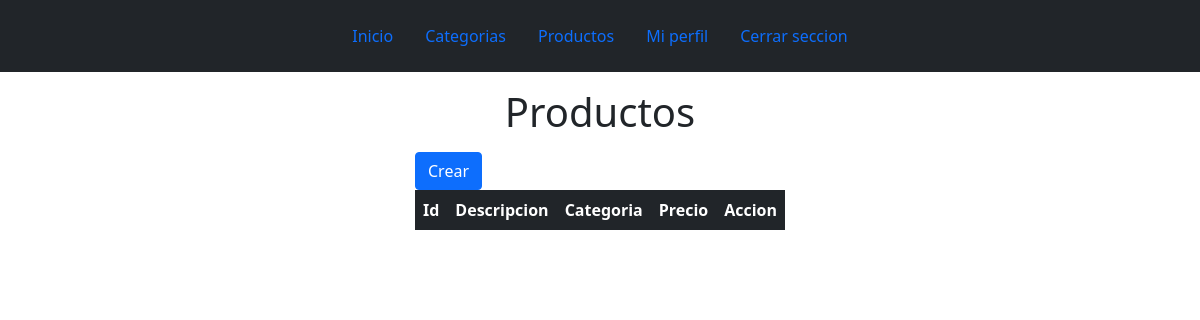
The page /productos (signed in) on the database as committed earlier.
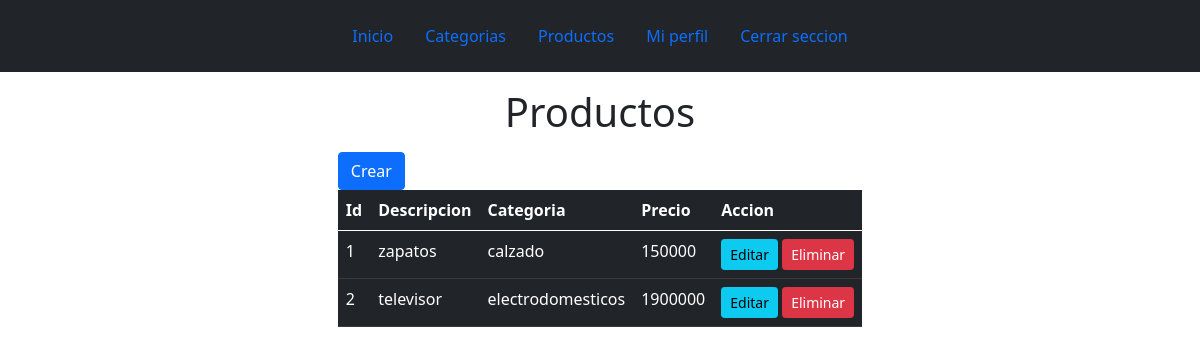
The same page on the database as committed later.
### tables this page shows
CREATE TABLE "productos" (
	"id"	INTEGER NOT NULL,
	"nombre"	text NOT NULL,
	"categoria"	text NOT NULL,
	"id_usuario"	INTEGER NOT NULL,
	"precio"	TEXT NOT NULL,
	FOREIGN KEY("id_usuario") REFERENCES "usuarios"("id"),
	FOREIGN KEY("categoria") REFERENCES "categorias"("nombre"),
	PRIMARY KEY("id" AUTOINCREMENT)
);

### app.py (the view)
@app.route('/productos')
def productos():
    if not 'usuario' in session:
        return redirect(url_for('index'))
    productos=db.execute('select * from productos where id_usuario = ?',(session['usuario'][0],)).fetchall()
    return render_template('enseccion/admin/productos.html', pro=productos)

### templates/enseccion/admin/productos.html (shortened to what this page needs)
{% extends 'layouts/baseU.html' %}
{% block content %}
<h1 class="text-center my-3">Productos</h1>
<div class="row justify-content-md-center">
    <div class="col-md-auto">
    <a href="{{url_for('crear_producto')}}"><button class="btn btn-primary">Crear</button></a>
    <table class="table table-dark ">
        <thead>
            <th>Id</th>
            <th>Descripcion</th>
            <th>Categoria</th>
            <th>Precio</th>
            <th>Accion</th>
        </thead>
        <tbody>
            {% for productos in pro %}
            <tr>
                <td>{{loop.index}}</td>
                <td>{{productos[1]}}</td>
                <td>{{productos[2]}}</td>
                <td>{{productos[4]}}</td>
                <td>
                    <a href="{{url_for('editar_producto',id=productos[0])}}"><button class="btn btn-info btn-sm">Editar</button></a>
                    <a href="{{url_for('eliminar_productos',id=productos[0])}}"><button class="btn btn-danger btn-sm">Eliminar</button></a>
                </td>
            </tr>
            {%endfor%}
        </tbody>
    </table>
    </div>
</div>
{% endblock %}

### templates/layouts/baseU.html (shortened to what this page needs)
<!DOCTYPE html>
<html lang="en">
<head>
    <link href="https://cdn.jsdelivr.net/npm/bootstrap@5.0.0-beta1/dist/css/bootstrap.min.css" rel="stylesheet">
</head>
<body>
    <nav class="bg-dark p-3">
        <ul class="nav justify-content-center">
            <li class="nav-item"><a class="nav-link" href="{{url_for('inicio')}}">Inicio</a></li>
            <li class="nav-item"><a class="nav-link" href="{{url_for('categorias')}}">Categorias</a></li>
            <li class="nav-item"><a class="nav-link" href="{{url_for('productos')}}">Productos</a></li>
            <li class="nav-item"><a class="nav-link" href="{{url_for('editar_perfil')}}">Mi perfil</a></li>
            <li class="nav-item"><a class="nav-link" href="{{url_for('cerrar_seccion')}}">Cerrar seccion</a></li>
        </ul>
    </nav>
    <div class="container">
    {% block content %}{% endblock %}
  </div>
</body>
</html>

Rows that differ between the two databases and show on the page:
added productos: nombre "zapatos", categoria "calzado", precio "150000"
added productos: nombre "televisor", categoria "electrodomesticos", precio "1900000"
